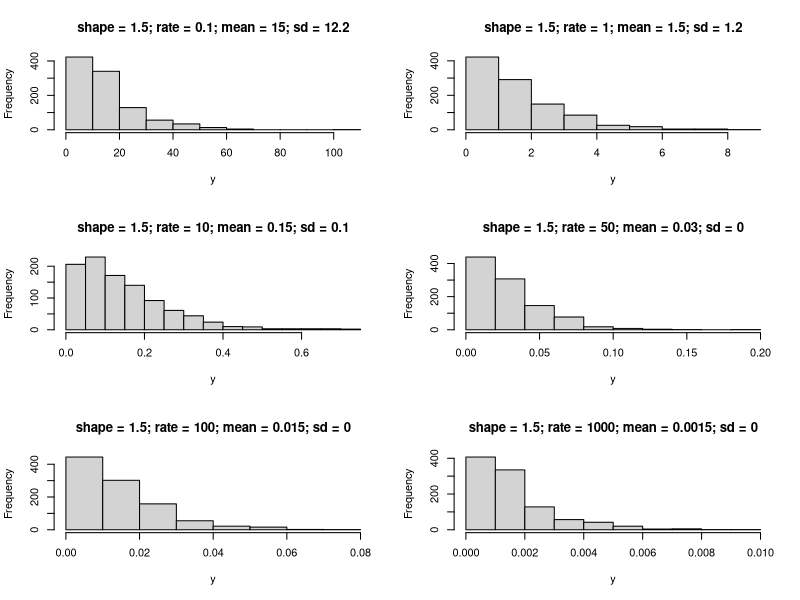
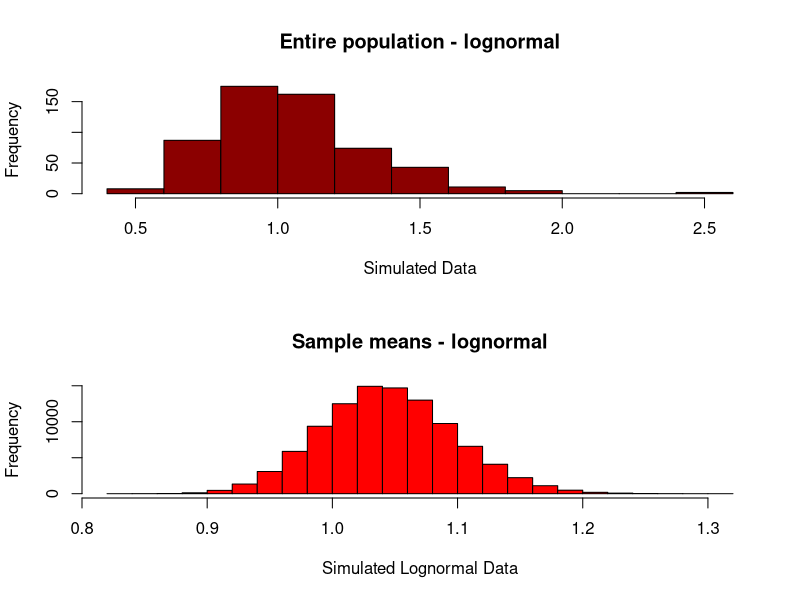
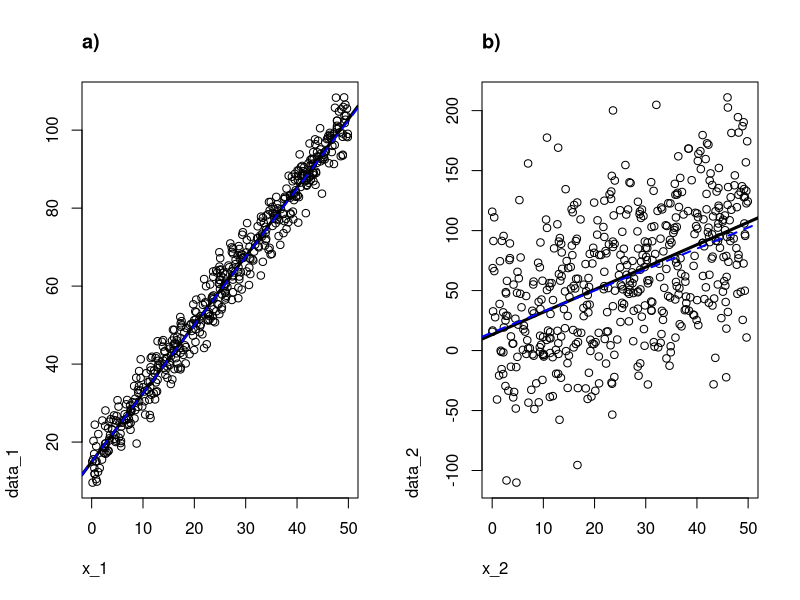

R code for these plots, in order:
## ---- chunk 1
#library(sjPlot)
knitr::opts_chunk$set(echo = TRUE)
## ---- chunk 2
par(mfrow = c(3,2))

shape <- 1.5
rate <- c(0.1, 1, 10, 50, 100, 1000)

for (i in 1:length(rate)){
  y <- rgamma(1000, shape = shape, rate = rate[i])
  hist(y,
       main = paste("shape = ",shape,"; rate = ", rate[i],
                    "; mean = ", shape/rate[i],
                    "; sd = ",round(sqrt(shape)/rate[i],1),sep = ""))  
}
## ---- chunk 3
set.seed(141)

lognormal_data <-rlnorm(567, meanlog = 0, sdlog = .25)
lognormal_sample_means <- NA

for(i in 1:100000){
  data_s <- sample(x = lognormal_data,
                    size = 25,
                    replace = FALSE)
  lognormal_sample_means[i] <- mean(data_s)
}

sd(lognormal_sample_means) 

# plotting
par(mfrow = c(2,1))
hist(lognormal_data, xlab = "Simulated Data", 
     main = "Entire population - lognormal", 
     col = "darkred")

hist(lognormal_sample_means, xlab = "Simulated Lognormal Data", 
     main = "Sample means - lognormal", 
     col = "red")


## ---- chunk 4
#SD = 4
beta0_1 <- 15
beta1_1 <- 1.75
x_1 <- runif(500, 0, 50)

det_data_1 <- beta0_1 + beta1_1 * x_1
data_1 <-  det_data_1 + rnorm(500, 0, 4)

mod_1 <- lm(data_1 ~ x_1)
summary(mod_1)[4]
#mod_1$coefficients

#SD = 75
beta0_2 <- 15
beta1_2 <- 1.75
x_2 <- runif(500, 0, 50)

det_data_2 <- beta0_2 + beta1_2 * x_2
data_2 <-  det_data_2 + rnorm(500, 0, 50)

mod_2 <- lm(data_2 ~ x_2)
summary(mod_2)[4]
#mod_2$coefficients

#plotting
par(mfrow = c(1,2))

plot(data_1 ~ x_1, main = "a)", adj = 0)
abline(a = mod_1$coefficients[1], lwd = 3,  b = mod_1$coefficients[2])
abline(a = beta0_1, b = beta1_1, lwd = 2,lty = 2, col = "blue")

plot(data_2 ~ x_2, main = "b)", adj = 0)
abline(a = mod_2$coefficients[1], lwd = 3,  b = mod_2$coefficients[2])
abline(a = beta0_2, b = beta1_2, lwd = 2,lty = 2, col = "blue")

#sjt.lm(mod1, mod2)

